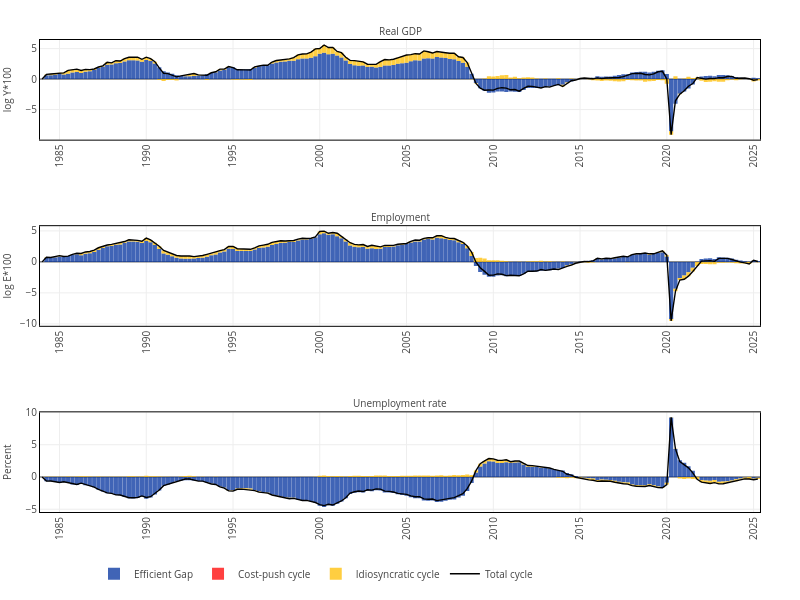
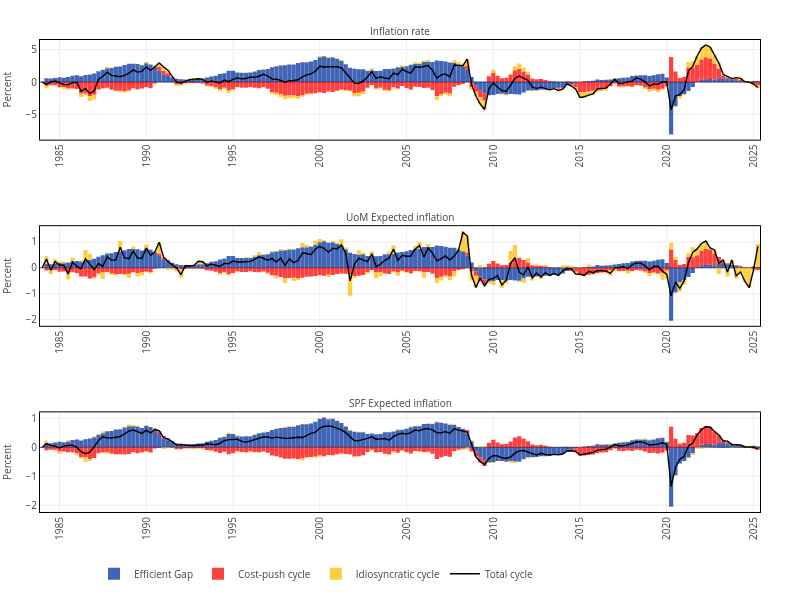

These figures' notebook cell, in order:
### Markdown cell above
#### Historical decomposition

### Code cell
figures = Array{Any}(undef, 8);

for i=1:3
    trace1 = pltjs.bar(;x=date[1:end-max_h], y=Ψeᵐ[1:end-max_h, i], name="Efficient Gap", marker_color=c1, showlegend=i==1);
    trace2 = pltjs.bar(x=date[1:end-max_h], y=Ψπᵐ[1:end-max_h, i], name="Cost-push cycle", marker_color=c2, showlegend=i==1);
    trace3 = pltjs.bar(x=date[1:end-max_h], y=iCᵐ[1:end-max_h, i], name="Idiosyncratic cycle", marker_color=c3, showlegend=i==1);
    trace4 = pltjs.scatter(x=date[1:end-max_h], y=Ψeᵐ[1:end-max_h, i]+Ψπᵐ[1:end-max_h, i]+iCᵐ[1:end-max_h, i], name="Total cycle", mode="lines", line=attr(width=1.4, color="black"), showlegend=i==1)
    
    databar = [trace1, trace2, trace3, trace4];    
    layout  = pltjs.Layout(;title=titles[i], titlefont_size=12,
                           xaxis=attr(tickfont_size=10, showgrid=true, linecolor="black", mirror=true, titlefont=attr(size=10), nticks=20, tickangle=-90),
                           yaxis=attr(tickfont_size=10, showgrid=true, linecolor="black", mirror=true, titlefont=attr(size=10), title=scales[i]),
                           barmode="relative", 
                           bargap=0,
                           bargroupgap=0);

    figures[i] = pltjs.plot(databar, layout);
end

fig = [figures[1]; figures[2]; figures[3]]


# Bars
fig.plot.layout["barmode"] = "relative";
fig.plot.layout["bargap"]  = 0.02;

# Size
fig.plot.layout["width"]  = 800;
fig.plot.layout["height"] = 600;

# Margins
fig.plot.layout["margin"][:b]  = 40;
fig.plot.layout["margin"][:t]  = 40;
fig.plot.layout["margin"][:r]  = 40;
fig.plot.layout["margin"][:l]  = 40;

# Title size
for i=1:3
    fig.plot.layout["annotations"][i][:font][:size] = 10;
end

# Legend
fig.plot.layout["legend"] = attr(orientation="h", y=-0.1, x=0.075, font=attr(size=10))
display(fig)
#savefig(fig, "./img/historical_decomposition.pdf", format="pdf")



figures = Array{Any}(undef, 8);

for i=4:6
    trace1 = pltjs.bar(;x=date[1:end-max_h], y=Ψeᵐ[1:end-max_h, i], name="Efficient Gap", marker_color=c1, showlegend=i==4);
    trace2 = pltjs.bar(x=date[1:end-max_h], y=Ψπᵐ[1:end-max_h, i], name="Cost-push cycle", marker_color=c2, showlegend=i==4);
    trace3 = pltjs.bar(x=date[1:end-max_h], y=iCᵐ[1:end-max_h, i], name="Idiosyncratic cycle", marker_color=c3, showlegend=i==4);
    trace4 = pltjs.scatter(x=date[1:end-max_h], y=Ψeᵐ[1:end-max_h, i]+Ψπᵐ[1:end-max_h, i]+iCᵐ[1:end-max_h, i], name="Total cycle", mode="lines", line=attr(width=1.4, color="black"), showlegend=i==4);

    databar = [trace1, trace2, trace3, trace4];
    layout  = pltjs.Layout(;title=titles[i], titlefont_size=12,
                           xaxis=attr(tickfont_size=10, showgrid=true, linecolor="black", mirror=true, titlefont=attr(size=10), nticks=20, tickangle=-90),
                           yaxis=attr(tickfont_size=10, showgrid=true, linecolor="black", mirror=true, titlefont=attr(size=10), title=scales[i]),
                           barmode="relative", 
                           bargap=0,
                           bargroupgap=0);

    figures[i] = pltjs.plot(databar, layout);
end

fig = [figures[4]; figures[5]; figures[6]]


# Bars
fig.plot.layout["barmode"] = "relative";
fig.plot.layout["bargap"]  = 0.02;

# Size
fig.plot.layout["width"]  = 800;
fig.plot.layout["height"] = 600;

# Margins
fig.plot.layout["margin"][:b]  = 40;
fig.plot.layout["margin"][:t]  = 40;
fig.plot.layout["margin"][:r]  = 40;
fig.plot.layout["margin"][:l]  = 40;

# Title size
for i=1:3
    fig.plot.layout["annotations"][i][:font][:size] = 10;
end

# Legend
fig.plot.layout["legend"] = attr(orientation="h", y=-0.1, x=0.075, font=attr(size=10))
display(fig)
#savefig(fig, "./img/historical_decomposition.pdf", format="pdf")

### Figure 1 — Plotly figure (JSON) as saved in the notebook; plotly's stock layout.template omitted (floating-point values rounded to 4 significant figures; data arrays with more than 128 entries replaced by an {"elided": "..."} marker saying what was removed)
{"data": [{"marker": {"color": "rgba(0, 48, 158, .75)"}, "name": "Efficient Gap", "showlegend": true, "type": "bar", "x": {"elided": "166 str values"}, "xaxis": "x1", "y": {"elided": "166 float values"}, "yaxis": "y1"}, {"marker": {"color": "rgba(255, 0, 0, .75)"}, "name": "Cost-push cycle", "showlegend": true, "type": "bar", "x": {"elided": "166 str values"}, "xaxis": "x1", "y": {"elided": "166 int values"}, "yaxis": "y1"}, {"marker": {"color": "rgba(255, 190, 0, .75)"}, "name": "Idiosyncratic cycle", "showlegend": true, "type": "bar", "x": {"elided": "166 str values"}, "xaxis": "x1", "y": {"elided": "166 float values"}, "yaxis": "y1"}, {"line": {"color": "black", "width": 1.4}, "mode": "lines", "name": "Total cycle", "showlegend": true, "type": "scatter", "x": {"elided": "166 str values"}, "xaxis": "x1", "y": {"elided": "166 float values"}, "yaxis": "y1"}, {"marker": {"color": "rgba(0, 48, 158, .75)"}, "name": "Efficient Gap", "showlegend": false, "type": "bar", "x": {"elided": "166 str values"}, "xaxis": "x2", "y": {"elided": "166 float values"}, "yaxis": "y2"}, {"marker": {"color": "rgba(255, 0, 0, .75)"}, "name": "Cost-push cycle", "showlegend": false, "type": "bar", "x": {"elided": "166 str values"}, "xaxis": "x2", "y": {"elided": "166 int values"}, "yaxis": "y2"}, {"marker": {"color": "rgba(255, 190, 0, .75)"}, "name": "Idiosyncratic cycle", "showlegend": false, "type": "bar", "x": {"elided": "166 str values"}, "xaxis": "x2", "y": {"elided": "166 float values"}, "yaxis": "y2"}, {"line": {"color": "black", "width": 1.4}, "mode": "lines", "name": "Total cycle", "showlegend": false, "type": "scatter", "x": {"elided": "166 str values"}, "xaxis": "x2", "y": {"elided": "166 float values"}, "yaxis": "y2"}, {"marker": {"color": "rgba(0, 48, 158, .75)"}, "name": "Efficient Gap", "showlegend": false, "type": "bar", "x": {"elided": "166 str values"}, "xaxis": "x3", "y": {"elided": "166 float values"}, "yaxis": "y3"}, {"marker": {"color": "rgba(255, 0, 0, .75)"}, "name": "Cost-push cycle", "showlegend": false, "type": "bar", "x": {"elided": "166 str values"}, "xaxis": "x3", "y": {"elided": "166 int values"}, "yaxis": "y3"}, {"marker": {"color": "rgba(255, 190, 0, .75)"}, "name": "Idiosyncratic cycle", "showlegend": false, "type": "bar", "x": {"elided": "166 str values"}, "xaxis": "x3", "y": {"elided": "166 float values"}, "yaxis": "y3"}, {"line": {"color": "black", "width": 1.4}, "mode": "lines", "name": "Total cycle", "showlegend": false, "type": "scatter", "x": {"elided": "166 str values"}, "xaxis": "x3", "y": {"elided": "166 float values"}, "yaxis": "y3"}], "layout": {"annotations": [{"font": {"size": 10}, "showarrow": false, "text": "Real GDP", "x": 0.5, "xanchor": "center", "xref": "paper", "y": 1, "yanchor": "bottom", "yref": "paper"}, {"font": {"size": 10}, "showarrow": false, "text": "Employment", "x": 0.5, "xanchor": "center", "xref": "paper", "y": 0.6056, "yanchor": "bottom", "yref": "paper"}, {"font": {"size": 10}, "showarrow": false, "text": "Unemployment rate", "x": 0.5, "xanchor": "center", "xref": "paper", "y": 0.2111, "yanchor": "bottom", "yref": "paper"}], "bargap": 0.02, "barmode": "relative", "height": 600, "legend": {"font": {"size": 10}, "orientation": "h", "x": 0.075, "y": -0.1}, "margin": {"b": 40, "l": 40, "r": 40, "t": 40}, "width": 800, "xaxis1": {"anchor": "y1", "domain": [0, 1], "linecolor": "black", "mirror": true, "nticks": 20, "showgrid": true, "tickangle": -90, "tickfont": {"size": 10}, "titlefont": {"size": 10}}, "xaxis2": {"anchor": "y2", "domain": [0, 1], "linecolor": "black", "mirror": true, "nticks": 20, "showgrid": true, "tickangle": -90, "tickfont": {"size": 10}, "titlefont": {"size": 10}}, "xaxis3": {"anchor": "y3", "domain": [0, 1], "linecolor": "black", "mirror": true, "nticks": 20, "showgrid": true, "tickangle": -90, "tickfont": {"size": 10}, "titlefont": {"size": 10}}, "yaxis1": {"anchor": "x1", "domain": [0.7889, 1], "linecolor": "black", "mirror": true, "showgrid": true, "tickfont": {"size": 10}, "title": "log Y*100", "titlefont": {"size": 10}}, "yaxis2": {"anchor": "x2", "domain": [0.3944, 0.6056], "linecolor": "black", "mirror": true, "showgrid": true, "tickfont": {"size": 10}, "title": "log E*100", "titlefont": {"size": 10}}, "yaxis3": {"anchor": "x3", "domain": [-8.327e-17, 0.2111], "linecolor": "black", "mirror": true, "showgrid": true, "tickfont": {"size": 10}, "title": "Percent", "titlefont": {"size": 10}}}}

### Figure 2 — Plotly figure (JSON) as saved in the notebook; plotly's stock layout.template omitted (floating-point values rounded to 4 significant figures; data arrays with more than 128 entries replaced by an {"elided": "..."} marker saying what was removed)
{"data": [{"marker": {"color": "rgba(0, 48, 158, .75)"}, "name": "Efficient Gap", "showlegend": true, "type": "bar", "x": {"elided": "166 str values"}, "xaxis": "x1", "y": {"elided": "166 float values"}, "yaxis": "y1"}, {"marker": {"color": "rgba(255, 0, 0, .75)"}, "name": "Cost-push cycle", "showlegend": true, "type": "bar", "x": {"elided": "166 str values"}, "xaxis": "x1", "y": {"elided": "166 float values"}, "yaxis": "y1"}, {"marker": {"color": "rgba(255, 190, 0, .75)"}, "name": "Idiosyncratic cycle", "showlegend": true, "type": "bar", "x": {"elided": "166 str values"}, "xaxis": "x1", "y": {"elided": "166 float values"}, "yaxis": "y1"}, {"line": {"color": "black", "width": 1.4}, "mode": "lines", "name": "Total cycle", "showlegend": true, "type": "scatter", "x": {"elided": "166 str values"}, "xaxis": "x1", "y": {"elided": "166 float values"}, "yaxis": "y1"}, {"marker": {"color": "rgba(0, 48, 158, .75)"}, "name": "Efficient Gap", "showlegend": false, "type": "bar", "x": {"elided": "166 str values"}, "xaxis": "x2", "y": {"elided": "166 float values"}, "yaxis": "y2"}, {"marker": {"color": "rgba(255, 0, 0, .75)"}, "name": "Cost-push cycle", "showlegend": false, "type": "bar", "x": {"elided": "166 str values"}, "xaxis": "x2", "y": {"elided": "166 float values"}, "yaxis": "y2"}, {"marker": {"color": "rgba(255, 190, 0, .75)"}, "name": "Idiosyncratic cycle", "showlegend": false, "type": "bar", "x": {"elided": "166 str values"}, "xaxis": "x2", "y": {"elided": "166 float values"}, "yaxis": "y2"}, {"line": {"color": "black", "width": 1.4}, "mode": "lines", "name": "Total cycle", "showlegend": false, "type": "scatter", "x": {"elided": "166 str values"}, "xaxis": "x2", "y": {"elided": "166 float values"}, "yaxis": "y2"}, {"marker": {"color": "rgba(0, 48, 158, .75)"}, "name": "Efficient Gap", "showlegend": false, "type": "bar", "x": {"elided": "166 str values"}, "xaxis": "x3", "y": {"elided": "166 float values"}, "yaxis": "y3"}, {"marker": {"color": "rgba(255, 0, 0, .75)"}, "name": "Cost-push cycle", "showlegend": false, "type": "bar", "x": {"elided": "166 str values"}, "xaxis": "x3", "y": {"elided": "166 float values"}, "yaxis": "y3"}, {"marker": {"color": "rgba(255, 190, 0, .75)"}, "name": "Idiosyncratic cycle", "showlegend": false, "type": "bar", "x": {"elided": "166 str values"}, "xaxis": "x3", "y": {"elided": "166 float values"}, "yaxis": "y3"}, {"line": {"color": "black", "width": 1.4}, "mode": "lines", "name": "Total cycle", "showlegend": false, "type": "scatter", "x": {"elided": "166 str values"}, "xaxis": "x3", "y": {"elided": "166 float values"}, "yaxis": "y3"}], "layout": {"annotations": [{"font": {"size": 10}, "showarrow": false, "text": "Inflation rate", "x": 0.5, "xanchor": "center", "xref": "paper", "y": 1, "yanchor": "bottom", "yref": "paper"}, {"font": {"size": 10}, "showarrow": false, "text": "UoM Expected inflation", "x": 0.5, "xanchor": "center", "xref": "paper", "y": 0.6056, "yanchor": "bottom", "yref": "paper"}, {"font": {"size": 10}, "showarrow": false, "text": "SPF Expected inflation", "x": 0.5, "xanchor": "center", "xref": "paper", "y": 0.2111, "yanchor": "bottom", "yref": "paper"}], "bargap": 0.02, "barmode": "relative", "height": 600, "legend": {"font": {"size": 10}, "orientation": "h", "x": 0.075, "y": -0.1}, "margin": {"b": 40, "l": 40, "r": 40, "t": 40}, "width": 800, "xaxis1": {"anchor": "y1", "domain": [0, 1], "linecolor": "black", "mirror": true, "nticks": 20, "showgrid": true, "tickangle": -90, "tickfont": {"size": 10}, "titlefont": {"size": 10}}, "xaxis2": {"anchor": "y2", "domain": [0, 1], "linecolor": "black", "mirror": true, "nticks": 20, "showgrid": true, "tickangle": -90, "tickfont": {"size": 10}, "titlefont": {"size": 10}}, "xaxis3": {"anchor": "y3", "domain": [0, 1], "linecolor": "black", "mirror": true, "nticks": 20, "showgrid": true, "tickangle": -90, "tickfont": {"size": 10}, "titlefont": {"size": 10}}, "yaxis1": {"anchor": "x1", "domain": [0.7889, 1], "linecolor": "black", "mirror": true, "showgrid": true, "tickfont": {"size": 10}, "title": "Percent", "titlefont": {"size": 10}}, "yaxis2": {"anchor": "x2", "domain": [0.3944, 0.6056], "linecolor": "black", "mirror": true, "showgrid": true, "tickfont": {"size": 10}, "title": "Percent", "titlefont": {"size": 10}}, "yaxis3": {"anchor": "x3", "domain": [-8.327e-17, 0.2111], "linecolor": "black", "mirror": true, "showgrid": true, "tickfont": {"size": 10}, "title": "Percent", "titlefont": {"size": 10}}}}
